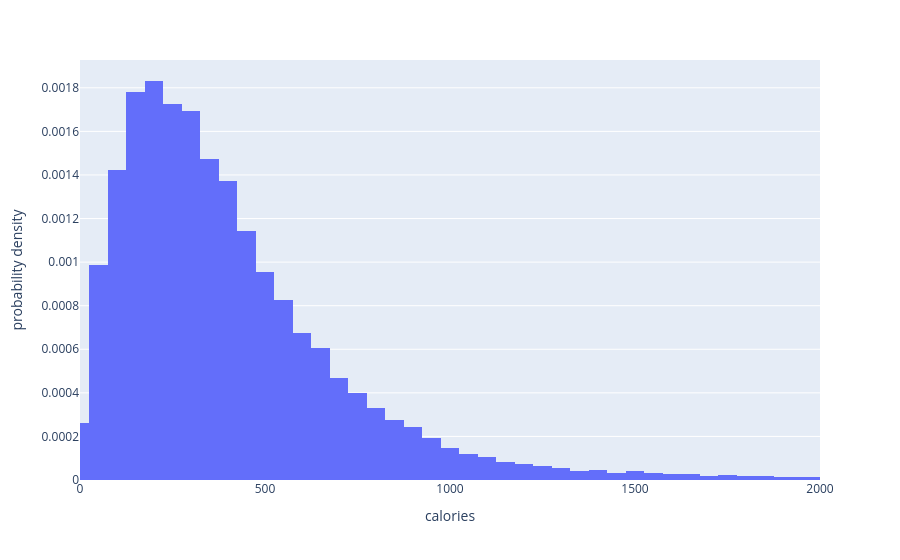

The code cell stored with this chart in its notebook:
### Markdown cell above
### Univariate Analysis

### Code cell
calories_fig = px.histogram(combined, x = 'calories', histnorm='probability density')
calories_fig.update_xaxes(range=[0, 2000])
calories_fig.show()

### Figure 1 — Plotly figure (JSON) as saved in the notebook; plotly's stock layout.template omitted (floating-point values rounded to 4 significant figures; data arrays with more than 128 entries replaced by an {"elided": "..."} marker saying what was removed)
{"data": [{"alignmentgroup": "True", "bingroup": "x", "histnorm": "probability density", "hovertemplate": "calories=%{x}<br>probability density=%{y}<extra></extra>", "legendgroup": "", "marker": {"color": "#636efa", "pattern": {"shape": ""}}, "name": "", "offsetgroup": "", "orientation": "v", "showlegend": false, "type": "histogram", "x": {"elided": "17682 float values"}, "xaxis": "x", "yaxis": "y"}], "layout": {"autosize": true, "barmode": "relative", "legend": {"tracegroupgap": 0}, "margin": {"t": 60}, "xaxis": {"anchor": "y", "domain": [0, 1], "range": [0, 2000], "title": {"text": "calories"}, "type": "linear"}, "yaxis": {"anchor": "x", "autorange": true, "domain": [0, 1], "range": [0, 0.001928], "title": {"text": "probability density"}}}}
